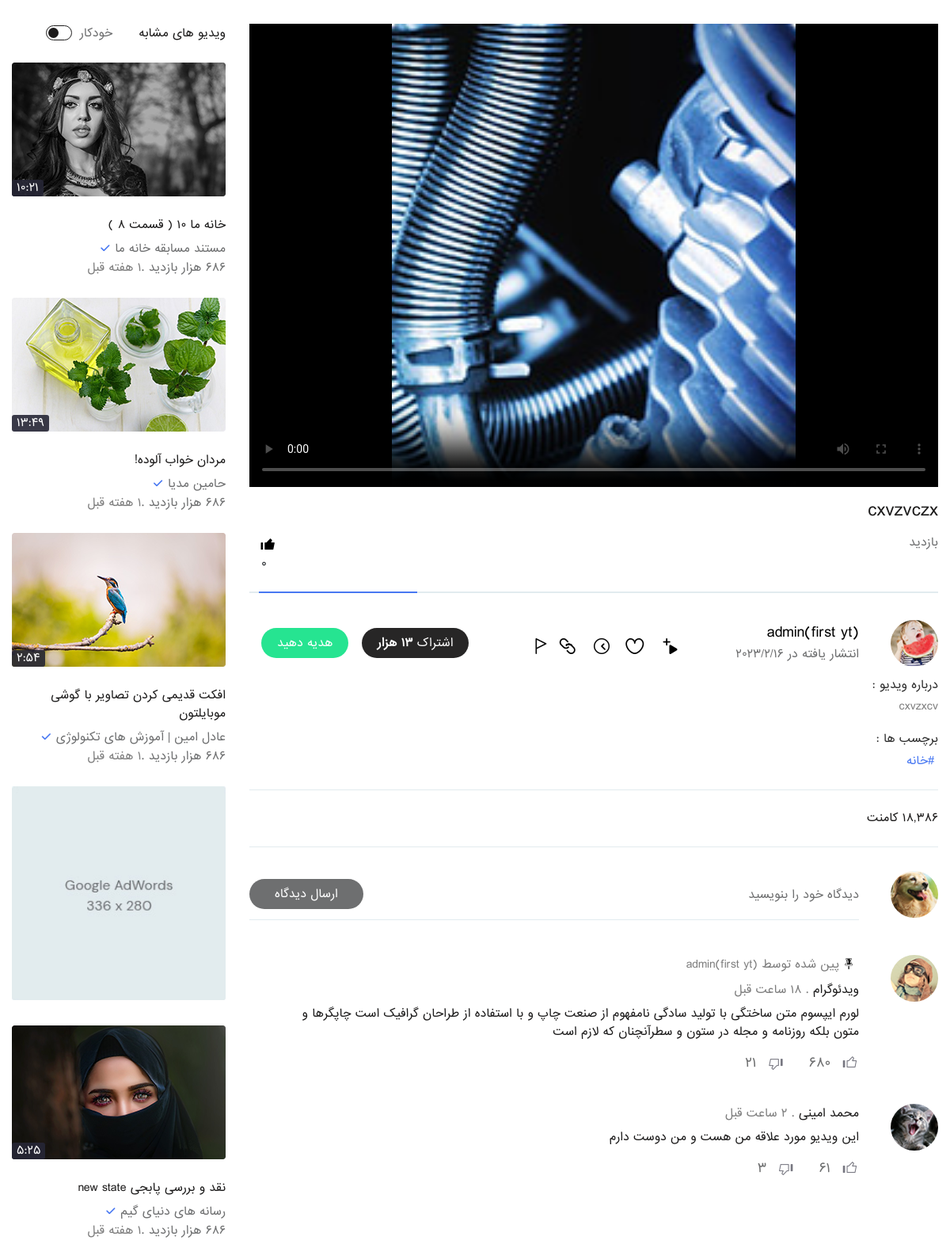
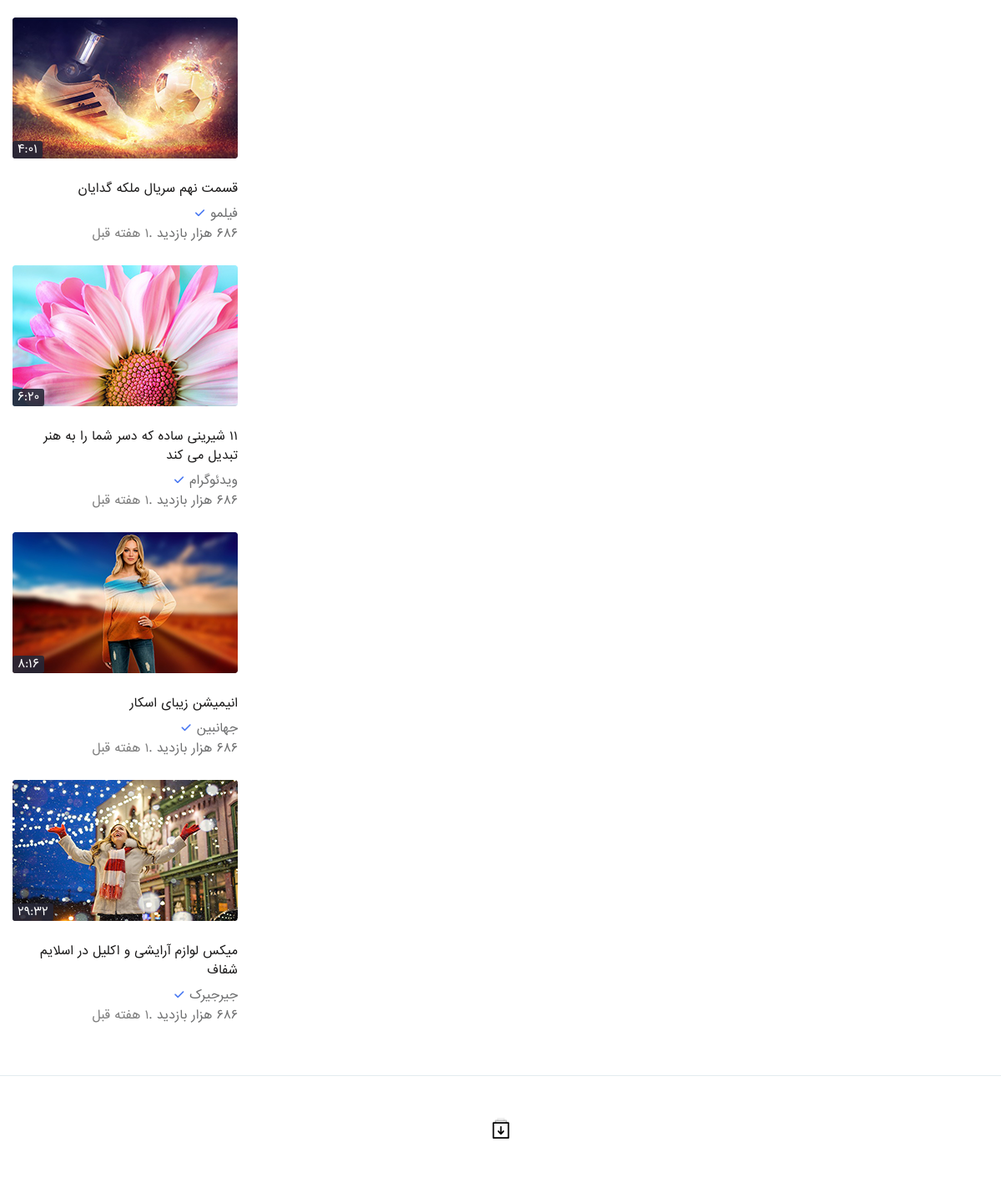
The app's page /video_detail/12/ with its own data (2 pictures, top to bottom).
### youtube/models.py (models this page shows, shortened)
class Video(models.Model):
    youtuber = models.ForeignKey('account.Profile',on_delete=models.CASCADE)
    title = models.CharField(max_length=255)
    description = RichTextUploadingField()
    category = models.ForeignKey('Category',on_delete=models.PROTECT,null=True)
    video = models.FileField(upload_to=get_upload_path)
    video_time = models.CharField(max_length=15,null=True,blank=True)
    thumbnail = models.ImageField(upload_to=get_upload_path)
    monetize = models.BooleanField(default=True)
    tags = models.ManyToManyField('VideoTag')
    pin_comment = models.CharField(max_length=10,null=True,blank=True)
    like = models.ManyToManyField('account.Profile',related_name='like')
    published = models.BooleanField(default=False)
    show = models.BooleanField(default=True)
    created = models.DateTimeField(auto_now_add=True)
    updated = models.DateTimeField(auto_now=True)
    @property
    def visited(self):
        hit_count = get_hitcount_model().objects.get_for_object(self)
        return hit_count.hits

class VideoTag(models.Model):
    name = models.CharField(max_length=155,null=True)

### account/models.py (models this page shows, shortened)
class Profile(models.Model):
    user = models.ForeignKey(User,on_delete=models.CASCADE)
    channel_name = models.CharField(max_length=30,null=True,unique=True)
    first_name  = models.CharField(max_length=255)
    last_name  = models.CharField(max_length=255)
    image = models.ImageField(null=True,blank=True)
    description = models.TextField()
    created_date = models.DateTimeField(auto_now_add=True)
    updated_date = models.DateTimeField(auto_now=True)

### youtube/views.py (the view)
# urls.py: path('video_detail/<id>/',views.video_detail,name='video_detail'),
def video_detail(request,id):
    video = Video.objects.get(id=id,published=True)
    context = {}
    hit_count = get_hitcount_model().objects.get_for_object(video)
    hits = hit_count.hits
    hitcontext = {'pk': hit_count.pk}
    hit_count_response = HitCountMixin.hit_count(request, hit_count)
    if hit_count_response.hit_counted:
        hits = hits + 1
        hitcontext['hit_counted'] = hit_count_response.hit_counted
        hitcontext['hit_message'] = hit_count_response.hit_message
        hitcontext['total_hits'] = hits
    context['video'] = video
    return render(request,'video_detail.html',context)

### templates/video_detail.html (shortened to what this page needs)
{% extends 'base.html' %}
{% load static %}
{% block body %}
<section class="mn-sec">
	<div class="container">
		<div class="row">
			<div class="col-lg-9">
				<div class="mn-vid-sc single_video">
					<div class="vid-1">
						<div class="vid-pr">
							<video
								id="my-video"
								class="video-js"
								controls
								preload="auto"
								width="640"
								height="264"
								poster="{{video.thumbnail.url}}"
								data-setup="{}"
								>
								<source src="{{video.video.url}}" type="video/mp4" />
								<source src="{% static 'demo_video.html' %}" type="video/webm" />
							</video>
						</div>
						<div class="vid-info">
							<h3>{{video.title}}</h3>
							<div class="info-pr">
								<span>{{video.visited}} بازدید</span>
								<ul class="pr_links">
									<li>
										<button id="like-video" data-toggle="tooltip" data-placement="top">
											<i class="icon-thumbs_up_fill"></i>
										</button>
										<div id="like-number">{{video.like.all.count}}</div>
									</li>
								</ul>
								<div class="clearfix"></div>
							</div>
						</div>
					</div>
					<div class="abt-mk">
						<div class="info-pr-sec">
							<div class="vcp_inf cr">
								<div class="vc_hd">
									<img src="{% static 'images/resources/th5.png' %}" alt="">
								</div>
								<div class="vc_info pr">
									<h4><a href="#" title="">{{video.youtuber.channel_name}}</a></h4>
									<span>انتشار یافته در {{video.created.year}}/{{video.created.month}}/{{video.created.day}}</span>
								</div>
							</div>
							<ul class="chan_cantrz">
								<li>
									<a href="#" title="" class="subscribe">اشتراک <strong>13 هزار</strong></a>
								</li>
								<li>
									<a href="#" title="" class="donate">هدیه دهید</a>
								</li>
							</ul>
							<ul class="df-list">
								<li>
									<button data-toggle="tooltip" data-placement="top" title="افزودن به لیست پخش">
										<i class="icon-add_to_playlist"></i>
									</button>
								</li>
								<li>
									<button data-toggle="tooltip" data-placement="top" title="مورد علاقه">
										<i class="icon-like"></i>
									</button>
								</li>
								<li>
									<button data-toggle="tooltip" data-placement="top" title="بعدا میبینم">
										<i class="icon-watch_later"></i>
									</button>
								</li>
								<li>
									<button data-toggle="tooltip" data-placement="top" title="اشتراک">
										<i class="icon-share"></i>
									</button>
								</li>
								<li>
									<button data-toggle="tooltip" data-placement="top" title="گزارش تخلف">
										<i class="icon-flag"></i>
									</button>
								</li>
							</ul>
							<div class="clearfix"></div>
						</div>
						<div class="about-ch-sec">
							<div class="abt-rw">
								<h4>درباره ویدیو : </h4>
								{{video.description|safe}}
							</div>
							<div class="abt-rw tgs">
								<h4>برچسب ها : </h4>
								<ul>
									{% for tag in video.tags.all %}
									<li><a href="#" title="{{tag.name}}">#{{tag.name}}</a></li>
									{% endfor %}
								</ul>
							</div>
						</div>
					</div>
					<div class="cmt-bx">
						<ul class="cmt-pr">
							<li><span>18,386</span> کامنت</li>
						</ul>
						<div class="clearfix"></div>
						<div class="vcp_inf pc">
							<div class="vc_hd">
								<img src="{% static 'images/resources/th1.png' %}" alt="">
							</div>
							<form>
								<input type="text" placeholder="دیدگاه خود را بنویسید">
								<button type="submit">ارسال دیدگاه</button>
							</form>
						</div>
						<ul class="cmn-lst">
							<li>
								<div class="vcp_inf">
									<div class="vc_hd">
										<img src="{% static 'images/resources/th2.png' %}" alt="">
									</div>
									<div class="coments">
										<div class="pinned-comment">
											<span><i class="icon-pinned"></i> پین شده توسط {{video.youtuber.channel_name}}</span>
										</div>
										<h2>ویدئوگرام <small class="posted_dt"> . 18 ساعت قبل</small></h2>
										<p>لورم ایپسوم متن ساختگی با تولید سادگی نامفهوم از صنعت چاپ و با استفاده از طراحان گرافیک است چاپگرها و متون بلکه روزنامه و مجله در ستون و سطرآنچنان که لازم است  </p>
										<ul class="cmn-i">
											<li>
												<a href="#" title="">
													<i class="icon-thumbs_up"></i>
												</a>
												<span>680</span>
											</li>
											<li>
												<a href="#" title="">
													<i class="icon-thumbs_down"></i>
												</a>
												<span>21</span>
											</li>
										</ul>
									</div>
								</div>
							</li>
							<li>
								<div class="vcp_inf">
									<div class="vc_hd">
										<img src="{% static 'images/resources/th3.png' %}" alt="">
									</div>
									<div class="coments">
										<h2>محمد امینی <small class="posted_dt"> . 2 ساعت قبل</small></h2>
										<p>این ویدیو مورد علاقه من هست و من دوست دارم </p>
										<ul class="cmn-i">
											<li>
												<a href="#" title="">
													<i class="icon-thumbs_up"></i>
												</a>
												<span>61</span>
											</li>
											<li>
												<a href="#" title="">
													<i class="icon-thumbs_down"></i>
												</a>
												<span>3</span>
											</li>
										</ul>
									</div>
								</div>
							</li>
						</ul>
					</div>
				</div>
			</div>
			<div class="col-lg-3">
				<div class="sidebar">
					<div class="vidz-prt">
						<h2 class="sm-vidz">ویدیو های مشابه</h2>
						<h3 class="aut-vid">
							<span>خودکار </span>
							<label class="switch">
								<b class="slider round"></b>
							</label>
						</h3>
						<div class="clearfix"></div>
					</div>
					<div class="videoo-list-ab">
						<div class="videoo">
							<div class="vid_thumbainl">
								<a href="single_video_page.html" title="">
									<img src="{% static 'images/resources/vide1.png' %}" alt="">
									<span class="vid-time">10:21</span>
								</a>
							</div>
							<div class="video_info">
								<h3><a href="#" title="">خانه ما 10 ( قسمت 8 )</a></h3>
								<h4><a href="#" title="">مستند مسابقه خانه ما</a> <span class="verify_ic"><i class="icon-tick"></i></span></h4>
								<span>686 هزار بازدید .<small class="posted_dt">1 هفته قبل</small></span>
							</div>
						</div>
						<div class="videoo">
							<div class="vid_thumbainl">
								<a href="single_video_page.html" title="">
									<img src="{% static 'images/resources/vide2.png' %}" alt="">
									<span class="vid-time">13:49</span>
								</a>
							</div>
							<div class="video_info">
								<h3><a href="#" title="">مردان خواب آلوده!</a></h3>
								<h4><a href="#" title="">حامین مدیا</a> <span class="verify_ic"><i class="icon-tick"></i></span></h4>
								<span>686 هزار بازدید .<small class="posted_dt">1 هفته قبل</small></span>
							</div>
						</div>
						<div class="videoo">
							<div class="vid_thumbainl">
								<a href="single_video_page.html" title="">
									<img src="{% static 'images/resources/vide3.png' %}" alt="">
									<span class="vid-time">2:54</span>
								</a>
							</div>
							<div class="video_info">
								<h3><a href="#" title="">افکت قدیمی کردن تصاویر با گوشی موبایلتون</a></h3>
								<h4><a href="#" title="">عادل امین | آموزش های تکنولوژی</a> <span class="verify_ic"><i class="icon-tick"></i></span></h4>
								<span>686 هزار بازدید .<small class="posted_dt">1 هفته قبل</small></span>
							</div>
						</div>
						<div class="ad-rw">
							<img src="{% static 'images/resources/ad-img.jpg' %}" alt="">
						</div>
						<div class="videoo">
							<div class="vid_thumbainl">
								<a href="single_video_page.html" title="">
									<img src="{% static 'images/resources/vide4.png' %}" alt="">
									<span class="vid-time">5:25</span>
								</a>
							</div>
							<div class="video_info">
								<h3><a href="#" title="">نقد و بررسی پابجی new state</a></h3>
								<h4><a href="#" title="">رسانه های دنیای گیم</a> <span class="verify_ic"><i class="icon-tick"></i></span></h4>
								<span>686 هزار بازدید .<small class="posted_dt">1 هفته قبل</small></span>
							</div>
						</div>
						<div class="videoo">
							<div class="vid_thumbainl">
								<a href="single_video_page.html" title="">
									<img src="{% static 'images/resources/vide5.png' %}" alt="">
									<span class="vid-time">4:01</span>
								</a>
							</div>
							<div class="video_info">
								<h3><a href="#" title="">قسمت نهم سریال ملکه گدایان</a></h3>
								<h4><a href="#" title="">فیلمو </a> <span class="verify_ic"><i class="icon-tick"></i></span></h4>
								<span>686 هزار بازدید .<small class="posted_dt">1 هفته قبل</small></span>
							</div>
						</div>
						<div class="videoo">
							<div class="vid_thumbainl">
								<a href="single_video_page.html" title="">
									<img src="{% static 'images/resources/vide6.png' %}" alt="">
									<span class="vid-time">6:20</span>
								</a>
							</div>
							<div class="video_info">
								<h3><a href="#" title="">11 شیرینی ساده که دسر شما را به هنر تبدیل می کند</a></h3>
								<h4><a href="#" title="">ویدئوگرام </a> <span class="verify_ic"><i class="icon-tick"></i></span></h4>
								<span>686 هزار بازدید .<small class="posted_dt">1 هفته قبل</small></span>
							</div>
						</div>
						<div class="videoo">
							<div class="vid_thumbainl">
								<a href="single_video_page.html" title="">
									<img src="{% static 'images/resources/vide7.png' %}" alt="">
									<span class="vid-time">8:16</span>
								</a>
							</div>
							<div class="video_info">
								<h3><a href="#" title="">انیمیشن زیبای اسکار</a></h3>
								<h4><a href="#" title="">جهانبین</a> <span class="verify_ic"><i class="icon-tick"></i></span></h4>
								<span>686 هزار بازدید .<small class="posted_dt">1 هفته قبل</small></span>
							</div>
						</div>
						<div class="videoo">
							<div class="vid_thumbainl">
								<a href="single_video_page.html" title="">
									<img src="{% static 'images/resources/vide8.png' %}" alt="">
									<span class="vid-time">29:32</span>
								</a>
							</div>
							<div class="video_info">
								<h3><a href="#" title="">میکس لوازم آرایشی و اکلیل در اسلایم شفاف</a></h3>
								<h4><a href="#" title="">جیرجیرک</a> <span class="verify_ic"><i class="icon-tick"></i></span></h4>
								<span>686 هزار بازدید .<small class="posted_dt">1 هفته قبل</small></span>
							</div>
						</div>
					</div>
				</div>
			</div>
		</div>
	</div>
</section>
<section class="more_items_sec text-center">
	<div class="container">
		<a href="#" title="">
		</a>
	</div>
</section>
{% endblock body %}

### static/css/thumbs-embedded.css (style rules this page uses)
[class^="icon-"]:before, [class*=" icon-"]:before { font-family: "thumbs"; font-style: normal; font-weight: normal; speak: none; display: inline-block; text-decoration: inherit; width: 1em; margin-right: .2em; text-align: center; font-variant: normal; text-transform: none; line-height: 1em; margin-left: .2em; }
.icon-flag:before { content: '\e803'; }
.icon-like:before { content: '\e810'; }
.icon-pinned:before { content: '\e81b'; }
.icon-share:before { content: '\e825'; }
.icon-thumbs_down:before { content: '\e829'; }
.icon-thumbs_up:before { content: '\e82b'; }
.icon-thumbs_up_fill:before { content: '\e82c'; }
.icon-tick:before { content: '\e82d'; }
.icon-watch_later:before { content: '\e82f'; }
.icon-add_to_playlist:before { content: '\e831'; }

### static/css/video-js.css (style rules this page uses)
.video-js { display: block; vertical-align: top; box-sizing: border-box; color: #fff; background-color: #000; position: relative; padding: 0; font-size: 10px; line-height: 1; font-weight: normal; font-style: normal; font-family: Arial, Helvetica, sans-serif; word-break: initial; }

### static/css/responsive.css (style rules this page uses)
@media (max-width: 1200px) { .container { max-width: 100%;padding: 0 15px; } }
@media (max-width: 1200px) { .video_info > h4 { font-size: 14px; } }
@media (max-width: 1200px) { .sm-vidz { font-size: 14px; } }
@media (max-width: 1200px) { .aut-vid { font-size: 14px; } }
@media (max-width: 1200px) { .abt-mk .info-pr-sec .vc_info.pr { padding-left: 20px; } }
@media (max-width: 1200px) { .abt-mk p { padding-left: 0; } }
@media (max-width: 1200px) { .more_items_sec { padding: 50px 0; } }
@media (max-width: 1200px) { .about-ch-sec { padding-left: 0; } }
@media (max-width: 1200px) { .abt-mk .info-pr-sec { margin-bottom: 10px; } }

### static/css/color.css (style rules this page uses)
.vid_thums li a.active, .vid_thums li a:hover, .verify_ic i, .cmt-pr li span:hover a, .cmt-pr li span:hover i, .rt-cmt:hover, .coments > a:hover, .suggestions p a .mm_menu li:hover a, .mm_menu li:hover i, .m_linkz .mm_menu li a:hover, .social_links li a:hover, .abt-rw.tgs ul li a, .more-ch:hover, .lnks li a:hover, .search_form form button:hover { color:#4878f2; }
.pr_links:before, .mm_menu .switch input:checked + .slider { background-color:#4878f2; }

### records on screen
Video: title "cxvzvczx", like.all.count "0", youtuber.channel_name "admin(first yt)", created.year "2023", created.month "2", created.day "16", description "cxvzxcv"
VideoTag: name "خانه"
